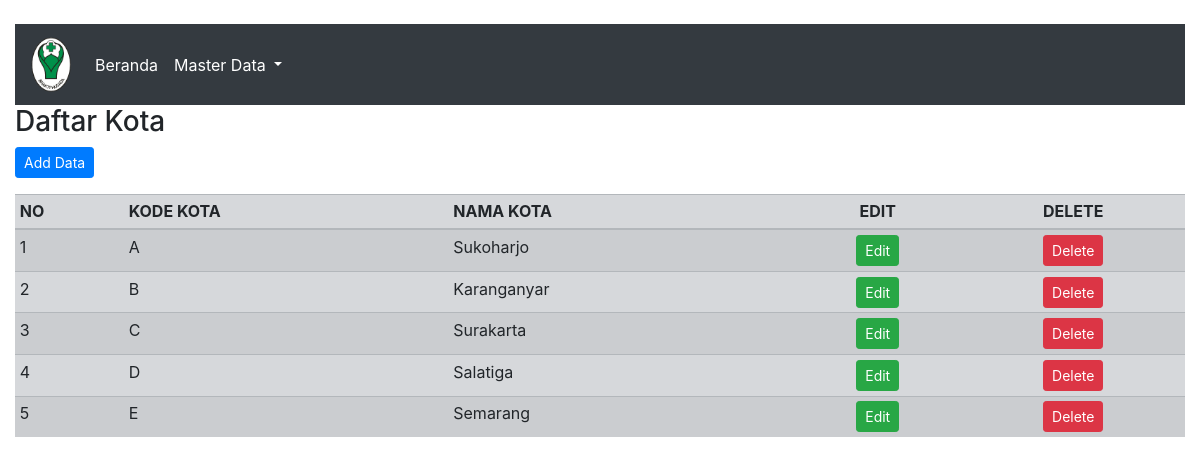
The app's page /data_kota/tampil.php with its own data.
### tables this page shows
CREATE TABLE `kota` (
  `kd_kota` varchar(2) NOT NULL,
  `nm_kota` varchar(30) NOT NULL,
  PRIMARY KEY (`kd_kota`)
);

### data_kota/tampil.php (the view, shortened to what this page needs)
<?php require("../atas.php"); ?>
<h3>Daftar Kota</h3>
  <a href="tambah.php" class="btn btn-primary btn-sm mb-3">Add Data</a>
  <table class="table table-striped table-secondary table-sm">
   <thead>
    <tr>
     <th>NO</th>
     <th>KODE KOTA</th>
     <th>NAMA KOTA</th>
     <th class="text-center">EDIT</th>
     <th class="text-center">DELETE</th>
    </tr>
   </thead>
   <tbody>
   <?php
   $nomor   = 1;
   $queri   = "SELECT * FROM kota ORDER BY kd_kota";
   $sambung = mysqli_query($theLink, $queri);
   while ($row = mysqli_fetch_array($sambung))
   {
   ?>
    <tr>
     <td><?= $nomor; ?></td>
     <td><?= $row["kd_kota"]; ?></td>
     <td><?= $row["nm_kota"]; ?></td>
     <td class="text-center">
      <form action="ubah.php" method="post">
      <button type="submit" class="btn btn-success btn-sm" name="cmdEDIT">Edit</button>
      </form>
     </td>
     <td class="text-center">
      <form action="hapus.php" method="post">
      <button type="submit" class="btn btn-danger btn-sm" name="cmdD ELETE"
      onclick="return confirm('Anda yakin ingin menghapus data ini?');">Delete</button>
      </form>
     </td>
    </tr>
    <?php
    $nomor = $nomor + 1;
   }
   ?>
    </tbody>
  </table>
<?php require("../bawah.php"); ?>

### records on screen
kota: kd_kota "A", nm_kota "Sukoharjo"
kota: kd_kota "B", nm_kota "Karanganyar"
kota: kd_kota "C", nm_kota "Surakarta"
kota: kd_kota "D", nm_kota "Salatiga"
kota: kd_kota "E", nm_kota "Semarang"
